Frame 1 (no input): blank canvas, image omitted
Frame 60 (no input): blank canvas, image omitted
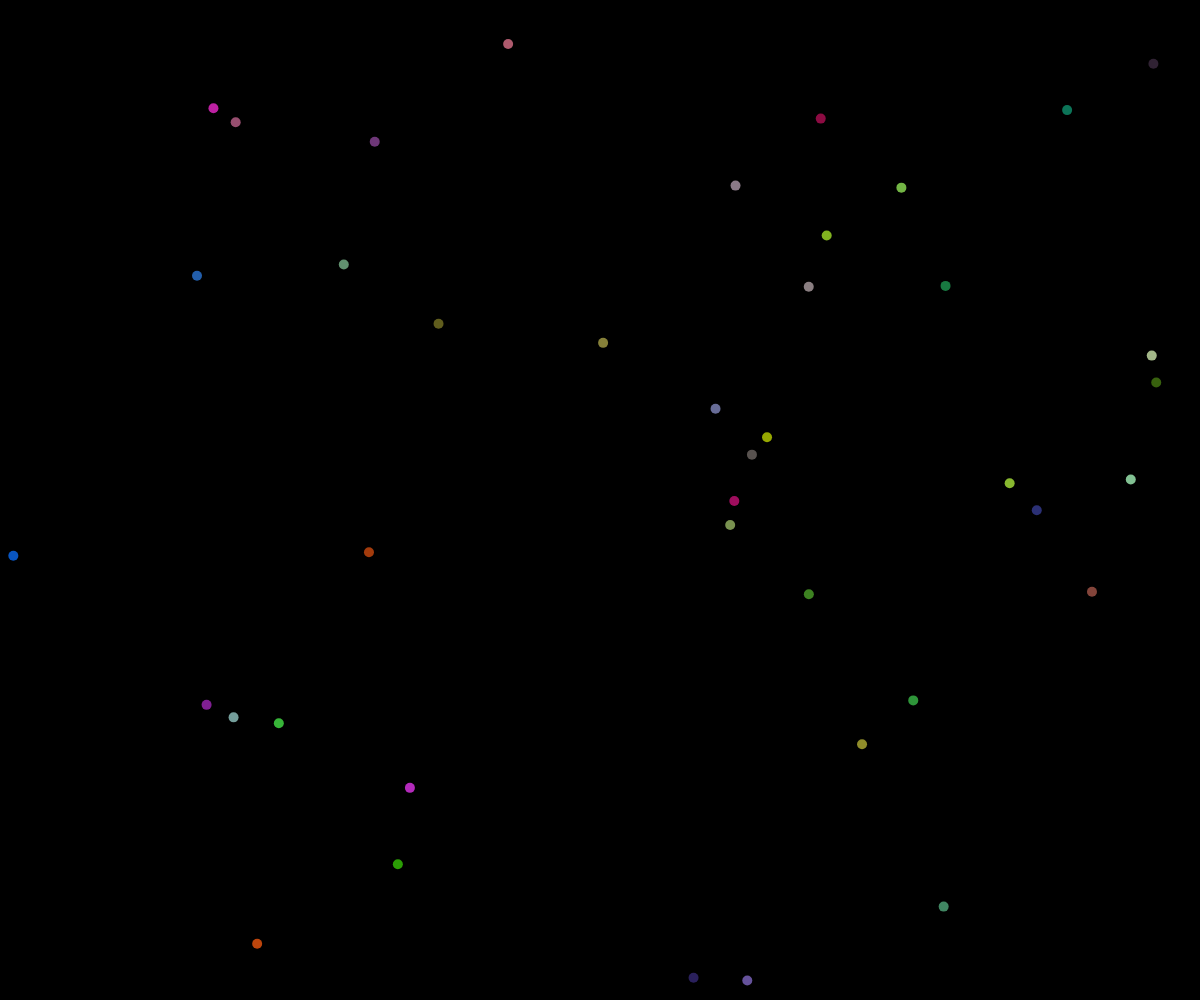
Frame 120 (the mouse pressed at the canvas centre since frame 60)

The p5.js sketch whose frames 1 and 60 were blank and that drew this single picture after the mouse press (run headless with seeded random() and noise() and a simulated clock; from frame 60 on, the mouse is pressed at the canvas centre):

// p5.js sketch
// ── sketch.js
// Project Title
// Your Name
// Date
//
// Extra for Experts:
// - describe what you did to take this project "above and beyond"

const PARTICLES_PER_CLICK = 100;
let firework;
let theFireworks = [];

class Particle {
  constructor(x, y) {
    this.x = x;
    this.y = y;
    this.dx = random(-5,5);
    this.dy = random(-5,5);

    this.ax = random (-0.5, 0.5);
    this.ay = random (-0.5, 0.5);

    this.incx = random(0, 0.5);
    this.incy = random(0, 0.5);


    this.diameter = 10;
    this.r = random(0, 255);
    this.g = random(0, 255);
    this.b = random(0, 255);
    this.opacity = 255;
  }

  display() {
    noStroke();
    fill(this.r, this.g, this.b, this. opacity);
    circle(this.x, this.y, this.diameter);
  }

  update() {
    this.x += this.dx;
    this.y += this.dy;

    this.dx += this.ax;
    this.dy += this.ay;



    this.opacity--;
  }

  cull() {
    let index = theFireworks.indexOf(this);
    if (this.opacity <= 0 ||
      this.x > width ||
      this.x < this.diameter ||
      this.y > height ||
      this.y < this.diameter
    ) {
      if (index !== -1) {
        theFireworks.splice(index, 1);
      }
    }
  }
}


async function setup() {
  createCanvas(windowWidth, windowHeight);
}

function draw() {
  background('black');
  for (let firework of theFireworks) {
    firework.display();
    firework.update();
    firework.cull();
  }

  console.log(theFireworks);
}

function mouseDragged() {
  for (let i = 0; i < PARTICLES_PER_CLICK; i ++) {
    let someFirework = new Particle(mouseX, mouseY);
    theFireworks.push(someFirework);
  }
}

function mousePressed() {
  mouseDragged();
}
